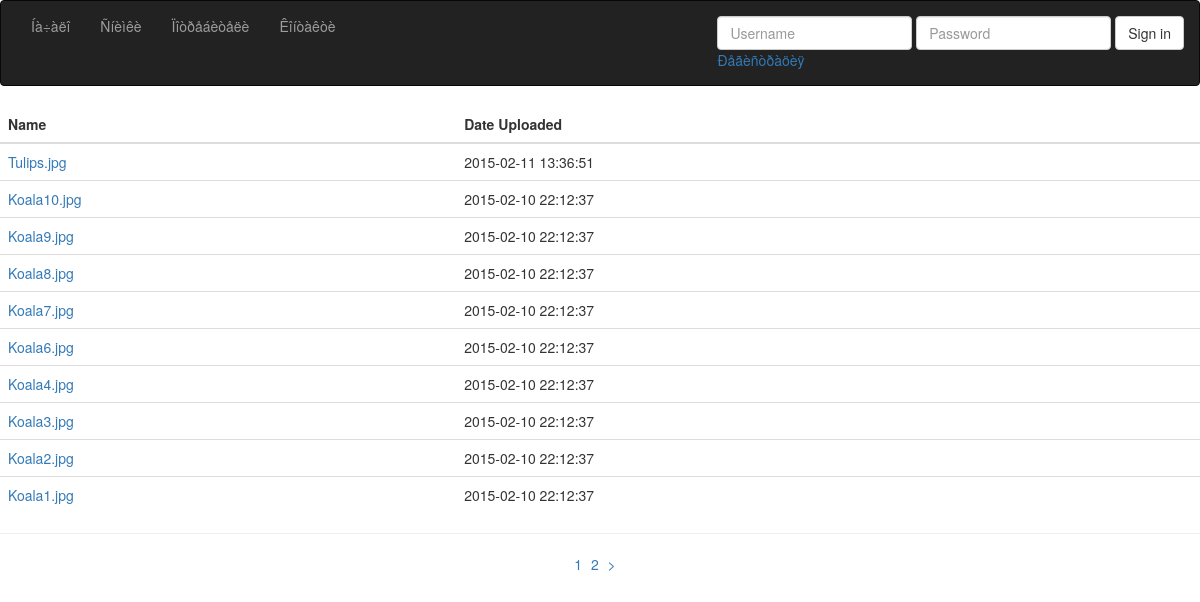
Screenshot of /pictures/index with the database file from the repository.
### tables this page shows
CREATE TABLE `pictures` (
  `id` int(11) unsigned NOT NULL AUTO_INCREMENT,
  `file_name` varchar(255) DEFAULT NULL,
  `date_created` datetime DEFAULT NULL,
  `date_updated` datetime DEFAULT NULL,
  `deleted` tinyint(1) DEFAULT '0',
  `owner_id` int(11) DEFAULT NULL,
  PRIMARY KEY (`id`),
  UNIQUE KEY `file_name` (`file_name`) USING BTREE
);

### app/core/Controller.php (called while the page is built, shortened)
<?php
Class BaseController{
	public function model($name){
		return new $model();
	}
	public function view($name, $data = array()){
		require_once '../app/views/' . $name . '.php';
	}
}

### app/controllers/pictures.php (called while the page is built, shortened)
<?php
Class pictures extends BaseController {
    public function index($params = '') {
        $pic = $this->model('pictures');
        $data['vars']['count'] = $pic->count('*', array( 'deleted=0' ));
        if (!empty($params) and $params > 0)  $start = $params * 10 - 10;
        else $start = 0;
        if ($data['vars']['count'] % 10 > 0) $limit = intval($data['vars']['count'] / 10) + 1;
        else $limit = $data['vars']['count'] % 10;
        $data['res'] = $pic->selectAll('*', array( 'deleted=0' ), array( 'date_created desc' ), 10, $start);
        $data['vars']['page'] = $params;
        $data['vars']['limit'] = $limit;
        $this->view('pictures/index', $data);
    }
}

### app/core/App.php (called while the page is built, shortened)
<?php
Class App{
	protected $method = 'index';
	public function __construct(){
		$url = $this->prepareURL();
		if(file_exists('../app/controllers/'.$url[0].'.php')){
			unset($url[0]);
		}
		$this->controller = new $this->controller;
		if(isset($url[1])){
			if(method_exists($this->controller, $url[1])){
				$this->method = $url[1];
				unset($url[1]);
			}
		}
		$this->params = $url ? array_values($url) : array();
		call_user_func_array(array($this->controller, $this->method), $this->params);
	}
	public function prepareURL(){
		if(isset($_GET['route'])){
			return explode('/', filter_var(rtrim($_GET['route'], '/'), FILTER_SANITIZE_URL));
		}
	}
}

### www/index.php (called while the page is built, shortened)
<?php
require_once '../app/core/App.php';
require_once '../app/core/Controller.php';
require_once '../app/core/Model.php';
$app = new App();

### app/core/Model.php (called while the page is built, shortened)
<?php
class BaseModel {
    private $db;
	public function __construct(){
		$this->dsn =  "mysql:dbname=".DBNAME.";host=".DBHOST;
		$this->username = DBUSER;
		$this->password = DBPASS;
	}
    public function conn() {
        if (!$this->db instanceof PDO) {
            $this->db
                    = new PDO($this->dsn, $this->username, $this->password, array(PDO::MYSQL_ATTR_INIT_COMMAND => "SET NAMES utf8"));
            $this->db->setAttribute(PDO::ATTR_ERRMODE, PDO::ERRMODE_EXCEPTION);
            $this->db->setAttribute(PDO::ATTR_EMULATE_PREPARES, TRUE);
        }
    }
    public function selectAll($columns = '*', $where = NULL, $orderby = NULL, $limit = NULL, $start = NULL, $params = NULL
    ) {
        try {
            $columns = is_array($columns) ? implode(",", $columns) : $columns;
            $where = is_null($where) ? '' : " where " . implode(" and ", $where);
            $orderby = is_null($orderby) ? '' : " order by " . implode(', ', $orderby);
            $limit = is_numeric($limit) ? " limit " . (is_numeric($start) ? "$start, " : " ") . $limit : "";
            $sql = "SELECT $columns FROM " . $this->table . " $where $orderby $limit";
            $stmt = $this->db->prepare($sql);
            $stmt->execute($params);
            $rows = $stmt->fetchAll(PDO::FETCH_ASSOC);
            return $rows;
        } catch (Exception $err) {
            throw $err;
        }
        return TRUE;
    }
}

### app/views/pictures/index.php (the view, shortened to what this page needs)
<?php include_once('../app/views/header.php'); ?>
<table class="table table-hover">
    <thead>
        <tr>
            <th>Name</th>
            <th>Date Uploaded</th>
        </tr>
    </thead>
    <tbody>
        <?php foreach ($data['res'] as $k => $v): ?>
            <tr>
                <td><a href="<?php echo BASEURL; ?>pictures/thumbview/<?php echo $v['id']; ?>"><?php echo $v['file_name']; ?></a></td>
                <td><?php echo $v['date_created']; ?></td>
            </tr>
        <?php endforeach; ?>
    </tbody>
</table>
<?php if ($data['vars']['count'] > 10) : ?>
    <hr/>
    <center>
        <div id='pagination'>
                <?php
                for ($i = 1; $i <= $data['vars']['limit']; $i++) :  ?>
                    <span style="padding:5px"><a href="<?php echo BASEURL; ?>pictures/index/<?php echo $i; ?>"><?php echo $i; ?></a>
                <?php endfor ?>
                    <?php if ($data['vars']['page'] < $data['vars']['limit']) : ?>
                        <?php $data['vars']['page'] ++; ?>
                        <span style="padding:5px"><a href="<?php echo BASEURL; ?>pictures/index/<?php echo $data['vars']['page']; ?>">></a>
                    <?php endif ?>
        </div>
    </center>
<?php endif; ?>

### rows the page displays
pictures: file_name "Tulips.jpg", date_created "2015-02-11 13:36:51"
pictures: file_name "Koala10.jpg", date_created "2015-02-10 22:12:37"
pictures: file_name "Koala9.jpg", date_created "2015-02-10 22:12:37"
pictures: file_name "Koala8.jpg", date_created "2015-02-10 22:12:37"
pictures: file_name "Koala7.jpg", date_created "2015-02-10 22:12:37"
pictures: file_name "Koala6.jpg", date_created "2015-02-10 22:12:37"
pictures: file_name "Koala4.jpg", date_created "2015-02-10 22:12:37"
pictures: file_name "Koala3.jpg", date_created "2015-02-10 22:12:37"
pictures: file_name "Koala2.jpg", date_created "2015-02-10 22:12:37"
pictures: file_name "Koala1.jpg", date_created "2015-02-10 22:12:37"
